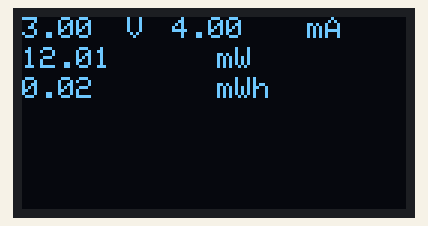
This sketch was run on a simulated Arduino Uno, built with avr-gcc and run on an emulated ATmega328P. On the bench: 128×64 one-colour display. Storage starts empty.

Above: at 0.71 s.
At 5.51 s:
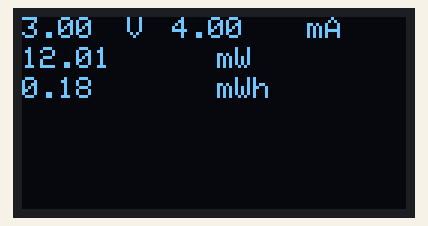
At 10.31 s:
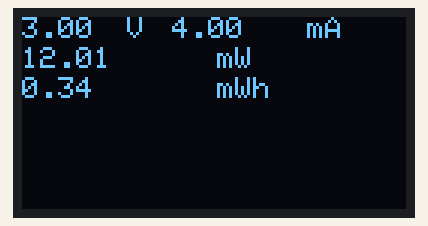
At 20.21 s:
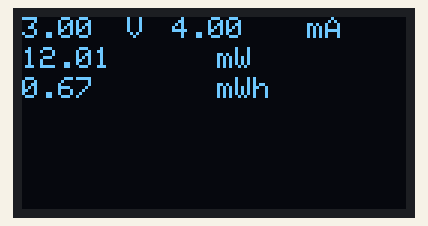
At 29.81 s:
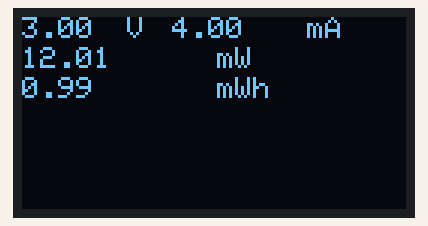
At 39.71 s:
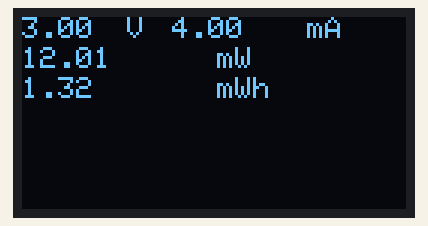

The sketch:

Power_Logger_1.ino
```cpp
#include <Wire.h>
#include <Adafruit_SSD1306.h>
#include <SPI.h>
#include "SdFat.h"
SdFat32 SD;

#define OLED_RESET 4
Adafruit_SSD1306 display(OLED_RESET);

unsigned long previousMillis = 0;
unsigned long interval = 100;
const int chipSelect = 10;
float shuntvoltage = 0;
float busvoltage = 0;
float current_mA = 0;
float loadvoltage = 0;
float energy = 0;
File32 TimeFile;
File32 VoltFile;
File32 CurFile;


void setup() {
  SD.begin(chipSelect);
  display.begin(SSD1306_SWITCHCAPVCC, 0x3C);
}

void loop() {
  unsigned long currentMillis = millis();
  if (currentMillis - previousMillis >= interval)
  {
    previousMillis = currentMillis;
    ina219values();

    TimeFile = SD.open("TIME2.txt", FILE_WRITE);
    if (TimeFile) {
      TimeFile.println(currentMillis);
      TimeFile.close();
    }

    VoltFile = SD.open("VOLT2.txt", FILE_WRITE);
    if (VoltFile) {
      VoltFile.println(loadvoltage);
      VoltFile.close();
    }

    CurFile = SD.open("CUR2.txt", FILE_WRITE);
    if (CurFile) {
      CurFile.println(current_mA);
      CurFile.close();
    }
    displaydata();
  }
}

void displaydata() {
  display.clearDisplay();
  display.setTextColor(WHITE);
  display.setTextSize(1);
  display.setCursor(0, 0);
  display.println(loadvoltage);
  display.setCursor(35, 0);
  display.println("V");
  display.setCursor(50, 0);
  display.println(current_mA);
  display.setCursor(95, 0);
  display.println("mA");
  display.setCursor(0, 10);
  display.println(loadvoltage * current_mA);
  display.setCursor(65, 10);
  display.println("mW");
  display.setCursor(0, 20);
  display.println(energy);
  display.setCursor(65, 20);
  display.println("mWh");
  display.display();
}

void ina219values() {
  shuntvoltage = 2;
  busvoltage =3;
  current_mA = 4;
  loadvoltage = busvoltage + (shuntvoltage / 1000);
  energy = energy + loadvoltage * current_mA / 3600;
}
```
